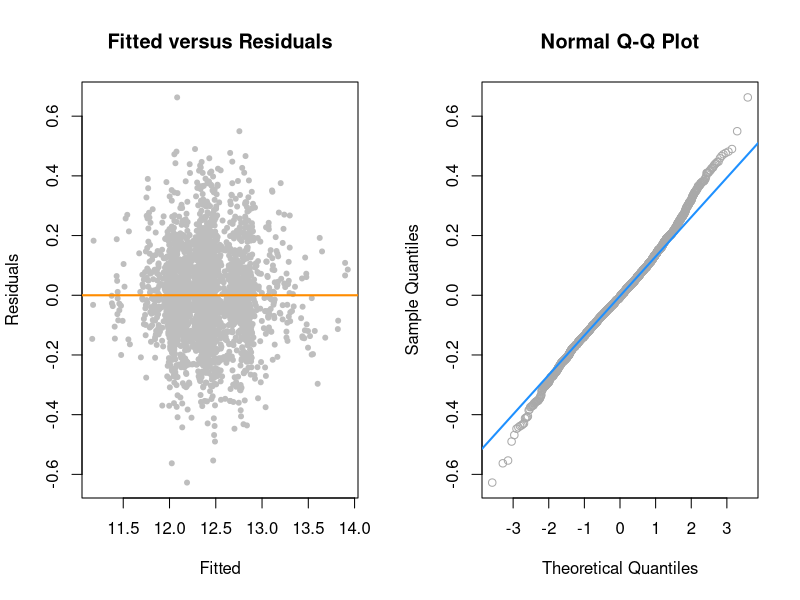
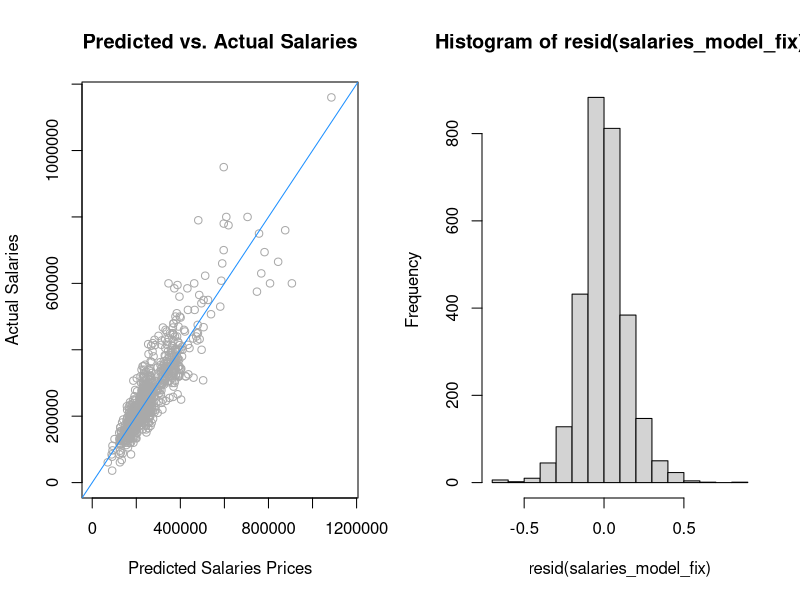
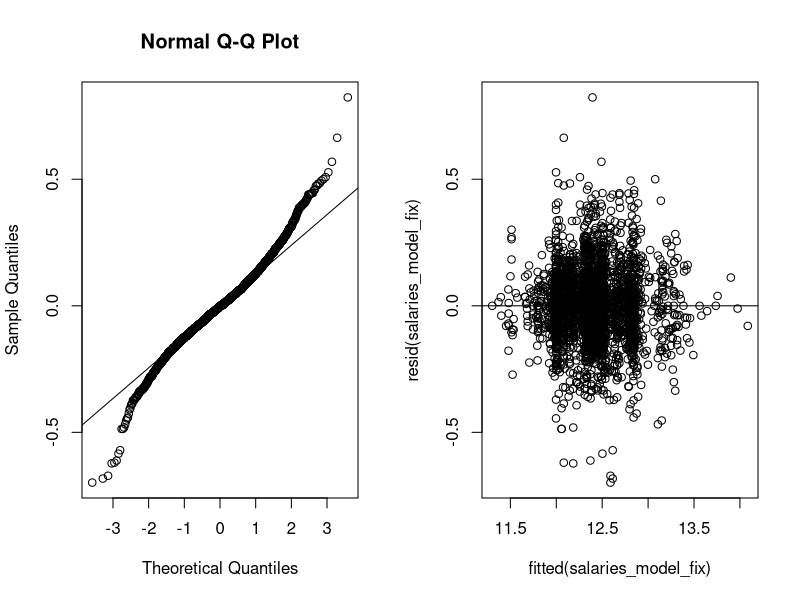
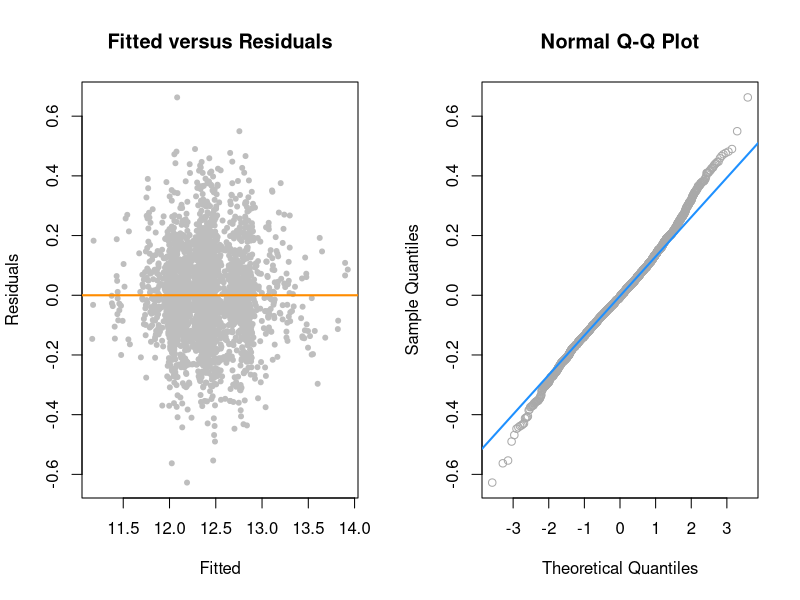

Reproduce these figures in R, in order.
## ---- chunk 1
options(digits = 4)
## ---- chunk 2
#Loading dataset and importing libraries
library(readr)
library(stringr)
salaries = read_csv("Levels-Fyi-Salary-Data-Cleaned-US.csv")

#Is this necessary?
#head(salaries)

#Remove NA records
salaries = na.omit(salaries)

#Create new column 'State' which converts location to just the state abbreviation
salaries$state = str_sub(salaries$location,-2,-1)

#Changing some predictors to factors
salaries$company = as.factor(salaries$company)
salaries$level = as.factor(salaries$level)
salaries$title = as.factor(salaries$title)
salaries$location = as.factor(salaries$location)
salaries$state = as.factor(salaries$state)
salaries$gender = as.factor(salaries$gender)
salaries$Race = as.factor(salaries$Race)
salaries$Education = as.factor(salaries$Education)

#Feel free to uncomment until we get confirmation from TA on removing columns or not
#Variable Selection: Removed variables that contained redundant information 
#salaries = subset(salaries, select = c(company, level, title,
#                                       totalyearlycompensation,
#                                       yearsofexperience, yearsatcompany, tag,
#                                       basesalary, stockgrantvalue, bonus,
#                                       gender, Race, Education, state))

#Variable Selection: Removed variables that contain redundant information or lack of information 
salaries = subset(salaries, select = c(company, level, title,
                                       totalyearlycompensation,
                                       yearsofexperience, yearsatcompany, tag,
                                       gender, Race, Education))

#salaries = subset(salaries, salaries$totalyearlycompensation < 1000000) #testing out removing salaries over 1mil (6 records)
## ---- chunk 3
#Model w/ 'totalyearlycompensation' as the response variable and all remaining variables as the predictors
salaries_model = lm(totalyearlycompensation ~ ., data = salaries)

#Backward AIC
salaries_model_back_aic = step(salaries_model,
                               direction = "backward", trace = 0)

#Backward BIC
salaries_model_back_bic = step(salaries_model, direction = "backward",
                               k = log(nrow(salaries)), trace = 0)
## ---- chunk 4
#Performing anova test on the AIC and BIC models 
anova(salaries_model_back_bic, salaries_model_back_aic)
## ---- chunk 5
#Checking the collinearity of the AIC model 
car::vif(salaries_model_back_aic) #Nothing too bad
## ---- chunk 6
#Performing log response transformation to improve linearity
aic_model_log = lm(log(totalyearlycompensation) ~ company + yearsofexperience + title + level + gender + Race + Education, data = salaries)

#Add interactions to predictors to improve normality, linearity and constant variance
aic_model_trans = lm(log(totalyearlycompensation) ~ (company + yearsofexperience + title) ^ 2 + level + gender + Race + Education, data = salaries)

anova(aic_model_log, aic_model_trans)
## ---- chunk 7
#Removing influential data points from the model
aic_model_final = lm(log(totalyearlycompensation) ~ (company + yearsofexperience + title) ^ 2 + level + gender + Race + Education, data = salaries, subset = cooks.distance(aic_model_trans) < 4 / length(cooks.distance(aic_model_trans)))
## ---- chunk 8
#Importing libraries
library(car)
library(lmtest)
library(boot)
library(caret)
library(knitr)

#LOOCV RMSE Function - ... 
get_loocv_rmse = function(model){
  sqrt(mean((resid(model) / (1 - hatvalues(model))) ^ 2))
}

#Diagnostics.. not sure if we should still include it now that its results are now in a table 
#summary(aic_model_final)$adj 
#get_loocv_rmse(aic_model_final)
#shapiro.test(resid(aic_model_final))$p.value
#test = bptest(aic_model_final)$p.value

#Diagnostics Table 
row_names = c("Adjusted R", "LOOCV-RMSE", "Shapiro Test", "BP Test")
column_names = c(" ", "Model")
diagnostics = c(summary(aic_model_final)$adj,get_loocv_rmse(aic_model_final),
                (shapiro.test(resid(aic_model_final))$p.value),
                bptest(aic_model_final)$p.value)
df_results = data.frame(row_names, diagnostics)
kable(df_results, "simple", col.names = column_names)
## ---- chunk 9
#Importing library 
library(caret)

#Split the data 70-30 train and test set
#trn_idx = sample(1:nrow(salaries), 1608)
set.seed(22)
trn_idx = createDataPartition(salaries$level, p = 0.7, list = F)
trn = salaries[trn_idx, ]
tst = salaries[-trn_idx, ]

#Calculating average percent error
actual_salary = tst$totalyearlycompensation
pred_salary = exp(predict(aic_model_final, tst))
max_salary = ifelse(max(actual_salary) > max(pred_salary), max(actual_salary), max(pred_salary))
percent_error = mean((abs(pred_salary - actual_salary) / pred_salary)) * 100
## ---- chunk 10

#Simulation Set-Up
num_sims = 1000
rmse_trn = rep(0, num_sims)
rmse_tst = rep(0, num_sims)

#RMSE Function - ... 
rmse = function(y, y_hat){
  sqrt(sum((y - y_hat) ^ 2) / length(y))
}

for(i in 1:num_sims){
  sim_fit = lm(log(totalyearlycompensation) ~ (company + yearsofexperience + title) ^ 2 + level + gender + Race + Education, data = trn)
  
  rmse_trn[i] = rmse(trn$totalyearlycompensation, exp(predict(sim_fit, trn)))
  rmse_tst[i] = rmse(tst$totalyearlycompensation, exp(predict(sim_fit, tst)))
}

#Can use r markdown to compare the two numbers and show its significance 
mean(rmse_trn)
mean(rmse_tst)
## ---- chunk 11

#Predict salaries
#salary_1 = data.frame(company = "Amazon", level = "L4", title = "Software Engineer", #yearsofexperience = 0, gender = "Female", Race = "Asian", Education = "Master's Degree") #150000

#salary_2 = data.frame(company = "Amazon", level = "L4", title = "Software Engineer", #yearsofexperience = 2, gender = "Male", Race = "Hispanic", Education = "Bachelor's Degree") #152000

#salary_3 = data.frame(company = "Google", level = "L5", title = "Software Engineer", #yearsofexperience = 9, gender = "Male", Race = "Asian", Education = "PhD") #396000

#exp(predict(aic_model_final, newdata = salary_1))
#exp(predict(aic_model_final, newdata = salary_2))
#exp(predict(aic_model_final, newdata = salary_3))
## ---- chunk 12
#Plot diagnostics
par(mfrow = c(1, 2))

# Residuals vs Fitted values plot
plot(fitted(aic_model_final), resid(aic_model_final), col = "grey", pch = 20,
     xlab = "Fitted", ylab = "Residuals", main = "Fitted versus Residuals")
abline(h = 0, col = "darkorange", lwd = 2)

# Q-Q plot
qqnorm(resid(aic_model_final), main = "Normal Q-Q Plot", col = "darkgrey")
qqline(resid(aic_model_final), col = "dodgerblue", lwd = 2)

#Insert table with other diagnostics, r.squared etc. 
## ---- chunk 13
plot(pred_salary, actual_salary,
     col = "darkgrey",
     xlab = "Predicted Salaries Prices",
     ylab = "Actual Salaries",
     main = "Predicted vs. Actual Salaries",
     xlim = c(0, max_salary),
     ylim = c(0, max_salary)
     )
abline(0, 1, col = "dodgerblue")

## ---- chunk 14

## ---- chunk 15
#HERE FOR NOW BUT WILL BE CLEANED UP
salaries = read_csv("Levels-Fyi-Salary-Data-Cleaned-US.csv")

#Remove NA records
salaries = na.omit(salaries)

#Create new column 'State' which converts location to just the state abbreviation
salaries$state = str_sub(salaries$location,-2,-1)

#Changing some predictors to factors
salaries$company = as.factor(salaries$company)
salaries$level = as.factor(salaries$level)
salaries$title = as.factor(salaries$title)
salaries$location = as.factor(salaries$location)
salaries$state = as.factor(salaries$state)
salaries$gender = as.factor(salaries$gender)
salaries$Race = as.factor(salaries$Race)
salaries$Education = as.factor(salaries$Education)

#Variable Selection: Removed variables that contain redundant information or lack of information 
salaries = subset(salaries, select = c(company, level, title,
                                       totalyearlycompensation,
                                       yearsofexperience, yearsatcompany, tag,
                                       gender, Race, state, Education))
## ---- chunk 16
salaries_model = lm(totalyearlycompensation ~ ., data = salaries)
## ---- chunk 17
#Didnt use p but n was used for model BIC models  
#p = length(coef(salaries_model))
n = length(resid(salaries_model))

#Backward AIC
salaries_model_back_aic = step(salaries_model,
                               direction = "backward", trace = 0)

#Backward BIC
salaries_model_back_bic = step(salaries_model, direction = "backward",
                               k = log(nrow(salaries)), trace = 0)

salaries_model_start = lm(totalyearlycompensation ~ 1, data = salaries)

#Forward AIC
salaries_model_forw_aic = step(salaries_model_start, 
                               scope = totalyearlycompensation ~ company + level +
                               title + yearsofexperience + yearsatcompany + tag +
                               gender + Race + Education + state,
                               direction = "forward", trace = 0)

#Forward BIC
salaries_model_forw_bic = step(salaries_model_start, 
                               scope = totalyearlycompensation ~ company + level +
                               title + yearsofexperience + yearsatcompany + tag +
                               gender + Race + Education + state,
                               direction = "forward", k = log(nrow(salaries)), trace = 0)

#Stepwise AIC
salaries_model_both_aic = step(salaries_model_start, 
                               scope = totalyearlycompensation ~ company + level +
                               title + yearsofexperience + yearsatcompany + tag +
                               gender + Race + Education + state,
                               direction = "both", trace = 0)

#Stepwise BIC
salaries_model_both_bic = step(salaries_model_start, 
                               scope = totalyearlycompensation ~ company + level +
                               title + yearsofexperience + yearsatcompany + tag +
                               gender + Race + Education + state,
                               direction = "both", k = log(nrow(salaries)), trace = 0)
## ---- chunk 18
library(lmtest)
salaries_model_add = lm(log(totalyearlycompensation) ~ (yearsatcompany + company + title + state + level) ^ 2, data = salaries)
 
salaries_model_fix = lm(log(totalyearlycompensation) ~ (yearsatcompany + company + title + state + level) ^ 2, data = salaries, subset = cooks.distance(salaries_model_add) < 4 / length(cooks.distance(salaries_model_add)))

hist(resid(salaries_model_fix))
 
#salaries_model_int = lm(totalyearlycompensation ~ level * title * yearsofexperience * yearsatcompany, data = salaries)

#anova(salaries_model_add, salaries_model_int)
#summary(salaries_model_int)

#salaries_model_three_int = lm(totalyearlycompensation ~ company * level * yearsofexperience, data = salaries)

qqnorm(resid(salaries_model_fix))
qqline(resid(salaries_model_fix))
plot(fitted(salaries_model_fix), resid(salaries_model_fix))
abline(h=0)
shapiro.test(resid(salaries_model_fix))
bptest(salaries_model_fix)
#anova(salaries_model_add, salaries_model_two_int)

#anova(salaries_model_two_int, salaries_model_three_int)

## ---- chunk 19
# # Create a model with transformed predictors
# model_res_trans= lm(log(totalyearlycompensation) ~ yearsofexperience, data = salaries)
# summary(model_res_trans)
# 
# # Plot the data
#  plot(log(totalyearlycompensation) ~ yearsofexperience, data = salaries,
#       xlab = "Years of Experience",
#       ylab = "Log of Total Yearly Compensation",
#       main = "Scatter plot with fitted line for log-transformed response model")
# 
# # Add the fitted line
# abline(model_res_trans, col = "red")
# 
# par(mfrow = c(1, 2))
# 
# # Residuals vs Fitted values plot
# plot(fitted(model_res_trans), resid(model_res_trans), col = "grey", pch = 20,
#      xlab = "Fitted", ylab = "Residuals", main = "Fitted versus Residuals")
# abline(h = 0, col = "darkorange", lwd = 2)
# 
# # Q-Q plot
# qqnorm(resid(model_res_trans), main = "Normal Q-Q Plot", col = "darkgrey")
# qqline(resid(model_res_trans), col = "dodgerblue", lwd = 2)
# 
# library(lmtest)
# bptest(model_res_trans)
# shapiro.test(resid(model_res_trans))
# 
# # Build a linear model with log-transformed response and predictor
# salaries_model_res_pred_trans = lm(log(totalyearlycompensation) ~ log(yearsofexperience+1), data = salaries)
# 
# summary(salaries_model_res_pred_trans)
# 
# par(mfrow = c(1, 1))
# 
# # Plot the data
#  plot(log(totalyearlycompensation) ~ log(yearsofexperience+1), data = salaries,
#       xlab = "Log of Years of Experience",
#       ylab = "Log of Total Yearly Compensation",
#       main = "Scatter plot with fitted line for log-transformed response/predict model")
# 
# # Add the fitted line
# abline(salaries_model_res_pred_trans, col = "red")
# 
# par(mfrow = c(1, 2))
# 
# # Residuals vs Fitted values plot
# plot(fitted(salaries_model_res_pred_trans), resid(salaries_model_res_pred_trans), col = "grey", pch = 20,
#      xlab = "Fitted", ylab = "Residuals", main = "Fitted versus Residuals")
# abline(h = 0, col = "darkorange", lwd = 2)
# 
# # Q-Q plot
# qqnorm(resid(salaries_model_res_pred_trans), main = "Normal Q-Q Plot", col = "darkgrey")
# qqline(resid(salaries_model_res_pred_trans), col = "dodgerblue", lwd = 2)
# 
# library(lmtest)
# bptest(salaries_model_res_pred_trans)
# shapiro.test(resid(salaries_model_res_pred_trans))
# 
# 
# # Create a model with transformed predictors
# salaries_model_pred_trans = lm(totalyearlycompensation ~ yearsofexperience + I(yearsofexperience^2), data = salaries)
# 
# # Summarize the model
# summary(salaries_model_pred_trans)
# 
# par(mfrow = c(1, 1))
# 
# # Plot the data
# plot(totalyearlycompensation ~ yearsofexperience, data = salaries,
#      xlab = "Years of Experience",
#      ylab = "Total Yearly Compensation",
#      main = "Scatter plot with polynomial fit")
# 
# # Add the polynomial fit
# years = seq(min(salaries$yearsofexperience), max(salaries$yearsofexperience), length.out = 100)
# predicted_compensation = predict(salaries_model_pred_trans, newdata = data.frame(yearsofexperience = years))
# 
# lines(years, predicted_compensation, col = "red", lwd = 2)
# 
# par(mfrow = c(1, 2))
# 
# # Residuals vs Fitted values plot
# plot(fitted(salaries_model_pred_trans), resid(salaries_model_pred_trans), col = "grey", pch = 20,
#      xlab = "Fitted", ylab = "Residuals", main = "Fitted versus Residuals")
# abline(h = 0, col = "darkorange", lwd = 2)
# 
# # Q-Q plot
# qqnorm(resid(salaries_model_pred_trans), main = "Normal Q-Q Plot", col = "darkgrey")
# qqline(resid(salaries_model_pred_trans), col = "dodgerblue", lwd = 2)
# 
# library(lmtest)
# bptest(salaries_model_pred_trans)
# shapiro.test(resid(salaries_model_pred_trans))

## ---- chunk 20
library(car)
library(lmtest)

get_loocv_rmse = function(model){
  sqrt(mean((resid(model) / (1 - hatvalues(model))) ^ 2))
}
#start_model = lm(log(totalyearlycompensation) ~ . ^ 2, data = salaries)
#aic_model = step(start_model, direction = "backward", trace = 0)
#Check for collinearity
car::vif(salaries_model_both_aic) #Nothing too bad, perhaps level is high

#Transform log response and add interactions to predictors to improve normality, linearity, constant variance, adjusted R-squared, and loocv-RMSE
aic_model_trans_2 = lm(log(totalyearlycompensation) ~ (company + yearsofexperience + title) ^ 2 + level + gender + Race + Education, data = salaries)

aic_model_trans = lm(log(totalyearlycompensation) ~ (company + yearsofexperience + title) ^ 2 + gender + Race + Education + level, data = salaries)

anova(aic_model_trans, aic_model_trans_2)

#Remove influential data from the model
aic_model_fix = lm(log(totalyearlycompensation) ~ (company + yearsofexperience + title) ^ 2 + gender + Race + Education + level, data = salaries, subset = cooks.distance(aic_model_trans) < 4 / length(cooks.distance(aic_model_trans)))

#Run diagnostics
summary(aic_model_fix)$adj 
get_loocv_rmse(aic_model_fix)
shapiro.test(resid(aic_model_fix))
bptest(aic_model_fix)

#Plot diagnostics
par(mfrow = c(1, 2))

# Residuals vs Fitted values plot
plot(fitted(aic_model_fix), resid(aic_model_fix), col = "grey", pch = 20,
     xlab = "Fitted", ylab = "Residuals", main = "Fitted versus Residuals")
abline(h = 0, col = "darkorange", lwd = 2)

# Q-Q plot
qqnorm(resid(aic_model_fix), main = "Normal Q-Q Plot", col = "darkgrey")
qqline(resid(aic_model_fix), col = "dodgerblue", lwd = 2)
